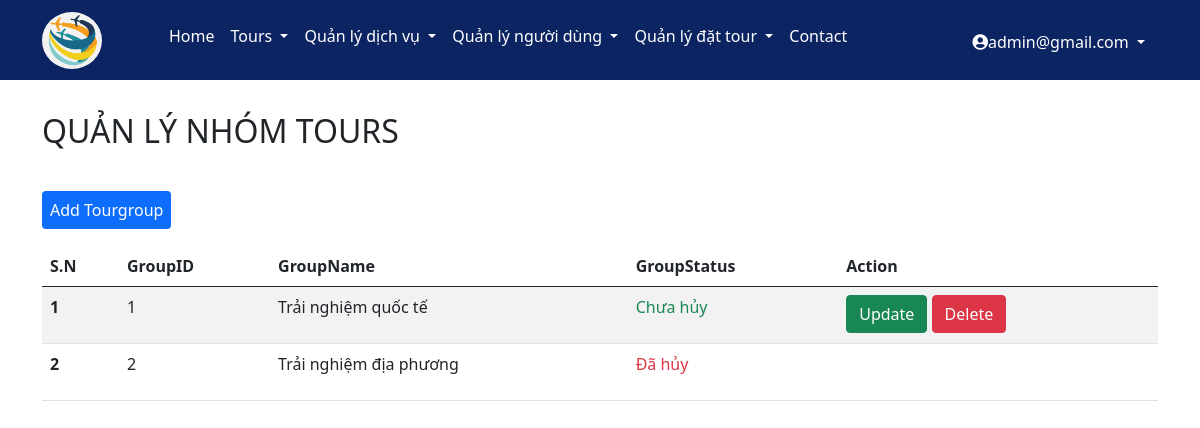
Screenshot of /admin/tourgroup.php (signed in) with the database file from the repository.
### tables this page shows
CREATE TABLE `toursgroup` (
  `GroupID` int(11) NOT NULL,
  `GroupName` varchar(200) DEFAULT NULL,
  `GroupStatus` tinyint(1) NOT NULL
);

### admin/tourgroup.php (the view)
<?php
include('header.php');
include('../config/connect.php');
?>
<div class="container my-main">
    <h2 class="text-uppercase my-title-ad">Quản lý nhóm tours</h2>
    <a href="add_tourgroup.php" class="btn-primary " style="border-radius:4px; padding:8px;text-decoration: none;">Add
        Tourgroup</a>
    <br /><br />
    <table class="table table-striped">
        <thead>
            <tr>
                <th>S.N</th>
                <th>GroupID</th>
                <th>GroupName</th>
                <th>GroupStatus</th>
                <th>Action</th>
            </tr>
        </thead>
        <?php
                        $sql = "SELECT * FROM toursgroup";
                        $result = mysqli_query($conn, $sql);
                        if(mysqli_num_rows($result)>0){
                            $sn=1;
                            while($row=mysqli_fetch_assoc($result)){
                                $groupid = $row['GroupID'];
                                $groupname = $row['GroupName'];
                                $groupstatus = $row['GroupStatus'];
                                ?>
        <tr>
            <th scope="row"><?php echo $sn++; ?></th>
            <td><?php echo $groupid; ?></td>
            <td><?php echo  $groupname; ?></td>
            <td>
                <?php
                if($groupstatus==0)
                echo '<p class="text-success">Chưa hủy</p>';
                else
                echo '<p class="text-danger">Đã hủy</p>';
            ?>
            </td>
            <td>
                <?php
                    if($groupstatus==0){?>
                <a href="updategrouptour.php?groupid=<?php echo $groupid; ?>"><button type="button"
                        class="btn btn-success">Update</button></a>
                <a href="deletegrouptour.php?groupid=<?php echo $groupid;?>"
                    onclick="return confirm('Bạn chắc chắn muốn xóa?')"><button type="button"
                        class="btn btn-danger">Delete</button></a>
                <?php } ?>
            </td>
        </tr>
        <?php
                        }
                    }
                    else{
                        echo $sql;
                    }
                ?>
    </table>
</div>
<?php
include('footer.php');
?>

### css/style.css (style rules this page uses)
:root { --my-color: #0c2461; }

### css/admin.css (style rules this page uses)
* { padding: 0; margin: 0; text-decoration: none; box-sizing: border-box; }
.my-main { margin-top: 32px; margin-bottom: 32px; }
.my-title-ad { margin-bottom: 48px; }

### rows the page displays
toursgroup: GroupID "1", GroupName "Trải nghiệm quốc tế", GroupStatus "Chưa hủy"
toursgroup: GroupID "2", GroupName "Trải nghiệm địa phương", GroupStatus "Đã hủy"

### other values shown
$_SESSION['success'] "admin@gmail.com"
